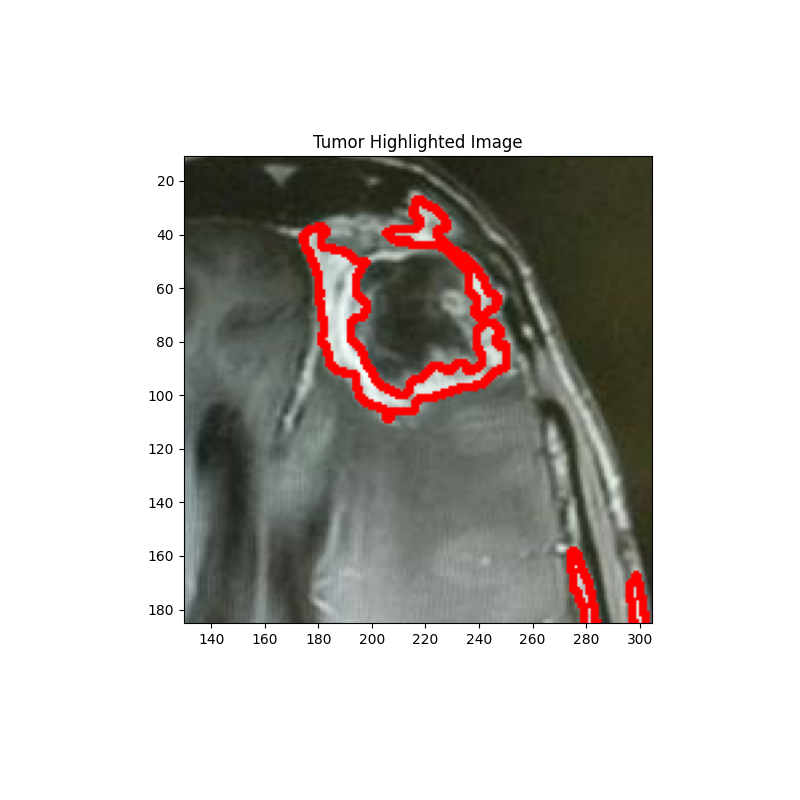
#> input picture tumor found.png, 800 x 800 px; its folder holds only this picture in this run
$ python -i app.py   (imports and definitions only)
#> lines starting #> are read from the running program, lines starting #| are printed output that depends on the picture
#> the answer given: ../tumor found.png
import tkinter as tk
from tkinter import filedialog, Label, Button
from PIL import Image, ImageTk
import cv2
import numpy as np
import tensorflow as tf
import matplotlib.pyplot as plt

# --- CONFIGS ---
IMG_SIZE = 224
MODEL_PATH = "/Users/ivanaguilarjr/Documents/programs/projects/tumor-detection/model_unquant.tflite"
#"/Users/ivanaguilarjr/Documents/programs/projects/tumor-detection/tumor_model_mobilenet.tflite" # Path to your TFLite model
  # Path to the TFLite model

# [1 line that did not run here, left out]
# [1 line not run here, left out]
# [1 line that did not run here, left out]
# [1 line that did not run here, left out]
last_file_path = None


# --- FUNCTIONS ---

def preprocess_image(img_path):
#> called with img_path = '../tumor found.png'
    img = cv2.imread(img_path, cv2.IMREAD_COLOR)  # read in color (BGR)
#> img is the input picture: shape (800, 800, 3); mean B, G, R 194.5, 197.8, 201.2
    img = cv2.cvtColor(img, cv2.COLOR_BGR2RGB)   # convert to RGB
    img_resized = cv2.resize(img, (IMG_SIZE, IMG_SIZE))  # resize to (224,224)
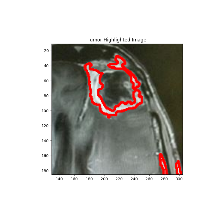
#> img_resized: shape (224, 224, 3); mean R, G, B 201.2, 197.8, 194.5
    img_norm = img_resized.astype(np.float32) / 255.0    # normalize pixels
    img_norm = img_norm.reshape(1, IMG_SIZE, IMG_SIZE, 3) # reshape to batch format
    print("Original shape:", img.shape)
#| Original shape: (800, 800, 3)
    print("Resized shape:", img_resized.shape)
#| Resized shape: (224, 224, 3)

    return img_norm

# [29 lines left out: function highlight_tumor, not called in this run]


def upload_image():
    file_path = filedialog.askopenfilename()
    if not file_path:
        return

    global last_file_path
    last_file_path = file_path
    print(f"Selected file: {file_path}")

    # Preprocess for model
    processed_img = preprocess_image(file_path)
#> (the run stopped early here; a loop or call above may not have finished)
